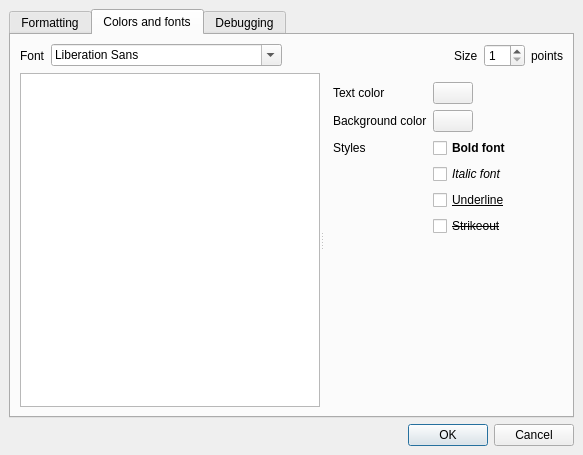
<ui version="4.0" >
 <class>MacroEditorSetupDialog</class>
 <widget class="QDialog" name="MacroEditorSetupDialog" >
  <property name="geometry" >
   <rect>
    <x>0</x>
    <y>0</y>
    <width>583</width>
    <height>455</height>
   </rect>
  </property>
  <property name="windowTitle" >
   <string>Macro Development Setup</string>
  </property>
  <layout class="QVBoxLayout" >
   <property name="margin" >
    <number>9</number>
   </property>
   <property name="spacing" >
    <number>6</number>
   </property>
   <item>
    <widget class="QTabWidget" name="tabWidget" >
     <property name="currentIndex" >
      <number>1</number>
     </property>
     <widget class="QWidget" name="tab" >
      <attribute name="title" >
       <string>Formatting</string>
      </attribute>
      <layout class="QGridLayout" >
       <property name="margin" >
        <number>9</number>
       </property>
       <property name="spacing" >
        <number>6</number>
       </property>
       <item row="2" column="1" >
        <spacer>
         <property name="orientation" >
          <enum>Qt::Vertical</enum>
         </property>
         <property name="sizeHint" >
          <size>
           <width>20</width>
           <height>40</height>
          </size>
         </property>
        </spacer>
       </item>
       <item row="0" column="3" >
        <spacer>
         <property name="orientation" >
          <enum>Qt::Horizontal</enum>
         </property>
         <property name="sizeHint" >
          <size>
           <width>40</width>
           <height>20</height>
          </size>
         </property>
        </spacer>
       </item>
       <item row="1" column="2" >
        <widget class="QLabel" name="label_4" >
         <property name="text" >
          <string>characters</string>
         </property>
        </widget>
       </item>
       <item row="0" column="2" >
        <widget class="QLabel" name="label_3" >
         <property name="text" >
          <string>characters</string>
         </property>
        </widget>
       </item>
       <item row="1" column="0" >
        <widget class="QLabel" name="label_2" >
         <property name="text" >
          <string>Indent</string>
         </property>
        </widget>
       </item>
       <item row="0" column="0" >
        <widget class="QLabel" name="label" >
         <property name="text" >
          <string>Tab character width</string>
         </property>
        </widget>
       </item>
       <item row="0" column="1" >
        <widget class="QSpinBox" name="tab_width" >
         <property name="minimum" >
          <number>1</number>
         </property>
        </widget>
       </item>
       <item row="1" column="1" >
        <widget class="QSpinBox" name="indent" >
         <property name="minimum" >
          <number>1</number>
         </property>
        </widget>
       </item>
      </layout>
     </widget>
     <widget class="QWidget" name="tab_2" >
      <attribute name="title" >
       <string>Colors and fonts</string>
      </attribute>
      <layout class="QVBoxLayout" >
       <property name="margin" >
        <number>9</number>
       </property>
       <property name="spacing" >
        <number>6</number>
       </property>
       <item>
        <widget class="QFrame" name="frame_2" >
         <property name="sizePolicy" >
          <sizepolicy>
           <hsizetype>5</hsizetype>
           <vsizetype>5</vsizetype>
           <horstretch>0</horstretch>
           <verstretch>0</verstretch>
          </sizepolicy>
         </property>
         <property name="frameShape" >
          <enum>QFrame::NoFrame</enum>
         </property>
         <property name="frameShadow" >
          <enum>QFrame::Raised</enum>
         </property>
         <layout class="QHBoxLayout" >
          <property name="margin" >
           <number>0</number>
          </property>
          <property name="spacing" >
           <number>6</number>
          </property>
          <item>
           <widget class="QLabel" name="label_8" >
            <property name="text" >
             <string>Font</string>
            </property>
           </widget>
          </item>
          <item>
           <widget class="QFontComboBox" name="font_sel" />
          </item>
          <item>
           <spacer>
            <property name="orientation" >
             <enum>Qt::Horizontal</enum>
            </property>
            <property name="sizeHint" >
             <size>
              <width>40</width>
              <height>20</height>
             </size>
            </property>
           </spacer>
          </item>
          <item>
           <widget class="QLabel" name="label_10" >
            <property name="text" >
             <string>Size</string>
            </property>
           </widget>
          </item>
          <item>
           <widget class="QSpinBox" name="font_size" >
            <property name="minimum" >
             <number>1</number>
            </property>
           </widget>
          </item>
          <item>
           <widget class="QLabel" name="label_9" >
            <property name="text" >
             <string>points</string>
            </property>
           </widget>
          </item>
         </layout>
        </widget>
       </item>
       <item>
        <widget class="QSplitter" name="splitter" >
         <property name="sizePolicy" >
          <sizepolicy>
           <hsizetype>7</hsizetype>
           <vsizetype>5</vsizetype>
           <horstretch>0</horstretch>
           <verstretch>1</verstretch>
          </sizepolicy>
         </property>
         <property name="orientation" >
          <enum>Qt::Horizontal</enum>
         </property>
         <widget class="QListWidget" name="styles_list" />
         <widget class="QFrame" name="frame" >
          <property name="frameShape" >
           <enum>QFrame::NoFrame</enum>
          </property>
          <property name="frameShadow" >
           <enum>QFrame::Raised</enum>
          </property>
          <layout class="QGridLayout" >
           <property name="margin" >
            <number>9</number>
           </property>
           <property name="spacing" >
            <number>6</number>
           </property>
           <item row="7" column="1" >
            <spacer>
             <property name="orientation" >
              <enum>Qt::Vertical</enum>
             </property>
             <property name="sizeHint" >
              <size>
               <width>20</width>
               <height>40</height>
              </size>
             </property>
            </spacer>
           </item>
           <item row="5" column="1" colspan="2" >
            <widget class="QCheckBox" name="strikeout_cb" >
             <property name="font" >
              <font>
               <strikeout>true</strikeout>
              </font>
             </property>
             <property name="text" >
              <string>Strikeout</string>
             </property>
             <property name="tristate" >
              <bool>true</bool>
             </property>
            </widget>
           </item>
           <item row="4" column="1" colspan="2" >
            <widget class="QCheckBox" name="underline_cb" >
             <property name="font" >
              <font>
               <underline>true</underline>
              </font>
             </property>
             <property name="text" >
              <string>Underline</string>
             </property>
             <property name="tristate" >
              <bool>true</bool>
             </property>
            </widget>
           </item>
           <item row="3" column="1" colspan="2" >
            <widget class="QCheckBox" name="italic_cb" >
             <property name="font" >
              <font>
               <italic>true</italic>
              </font>
             </property>
             <property name="text" >
              <string>Italic font</string>
             </property>
             <property name="tristate" >
              <bool>true</bool>
             </property>
            </widget>
           </item>
           <item row="2" column="1" colspan="2" >
            <widget class="QCheckBox" name="bold_cb" >
             <property name="font" >
              <font>
               <weight>75</weight>
               <bold>true</bold>
              </font>
             </property>
             <property name="text" >
              <string>Bold font</string>
             </property>
             <property name="tristate" >
              <bool>true</bool>
             </property>
            </widget>
           </item>
           <item row="1" column="2" >
            <spacer>
             <property name="orientation" >
              <enum>Qt::Horizontal</enum>
             </property>
             <property name="sizeHint" >
              <size>
               <width>40</width>
               <height>20</height>
              </size>
             </property>
            </spacer>
           </item>
           <item row="0" column="2" >
            <spacer>
             <property name="orientation" >
              <enum>Qt::Horizontal</enum>
             </property>
             <property name="sizeHint" >
              <size>
               <width>40</width>
               <height>20</height>
              </size>
             </property>
            </spacer>
           </item>
           <item row="1" column="0" >
            <widget class="QLabel" name="label_6" >
             <property name="text" >
              <string>Background color</string>
             </property>
            </widget>
           </item>
           <item row="0" column="0" >
            <widget class="QLabel" name="label_5" >
             <property name="text" >
              <string>Text color</string>
             </property>
            </widget>
           </item>
           <item row="1" column="1" >
            <widget class="lay::ColorButton" name="background_color_button" >
             <property name="text" >
              <string/>
             </property>
            </widget>
           </item>
           <item row="0" column="1" >
            <widget class="lay::ColorButton" name="text_color_button" >
             <property name="text" >
              <string/>
             </property>
            </widget>
           </item>
           <item row="2" column="0" >
            <widget class="QLabel" name="label_7" >
             <property name="text" >
              <string>Styles</string>
             </property>
            </widget>
           </item>
          </layout>
         </widget>
        </widget>
       </item>
      </layout>
     </widget>
     <widget class="QWidget" name="tab_3" >
      <attribute name="title" >
       <string>Debugging</string>
      </attribute>
      <layout class="QVBoxLayout" >
       <property name="margin" >
        <number>9</number>
       </property>
       <property name="spacing" >
        <number>6</number>
       </property>
       <item>
        <widget class="QCheckBox" name="save_all_cb" >
         <property name="text" >
          <string>Always save all files before running a macro</string>
         </property>
        </widget>
       </item>
       <item>
        <widget class="QCheckBox" name="stop_on_exception" >
         <property name="text" >
          <string>Ask whether to stop in debugger on exception</string>
         </property>
        </widget>
       </item>
       <item>
        <spacer>
         <property name="orientation" >
          <enum>Qt::Vertical</enum>
         </property>
         <property name="sizeHint" >
          <size>
           <width>20</width>
           <height>40</height>
          </size>
         </property>
        </spacer>
       </item>
      </layout>
     </widget>
    </widget>
   </item>
   <item>
    <widget class="QDialogButtonBox" name="buttonBox" >
     <property name="orientation" >
      <enum>Qt::Horizontal</enum>
     </property>
     <property name="standardButtons" >
      <set>QDialogButtonBox::Cancel|QDialogButtonBox::NoButton|QDialogButtonBox::Ok</set>
     </property>
    </widget>
   </item>
  </layout>
 </widget>
 <customwidgets>
  <customwidget>
   <class>lay::ColorButton</class>
   <extends>QPushButton</extends>
   <header>layWidgets.h</header>
  </customwidget>
 </customwidgets>
 <resources/>
 <connections>
  <connection>
   <sender>buttonBox</sender>
   <signal>accepted()</signal>
   <receiver>MacroEditorSetupDialog</receiver>
   <slot>accept()</slot>
   <hints>
    <hint type="sourcelabel" >
     <x>248</x>
     <y>254</y>
    </hint>
    <hint type="destinationlabel" >
     <x>157</x>
     <y>274</y>
    </hint>
   </hints>
  </connection>
  <connection>
   <sender>buttonBox</sender>
   <signal>rejected()</signal>
   <receiver>MacroEditorSetupDialog</receiver>
   <slot>reject()</slot>
   <hints>
    <hint type="sourcelabel" >
     <x>316</x>
     <y>260</y>
    </hint>
    <hint type="destinationlabel" >
     <x>286</x>
     <y>274</y>
    </hint>
   </hints>
  </connection>
 </connections>
</ui>
